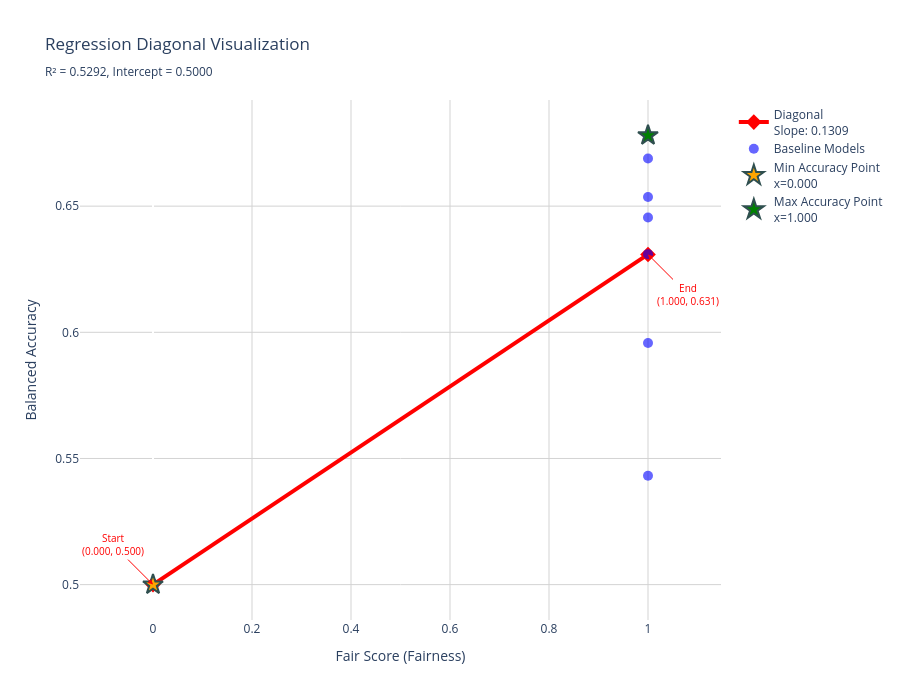

The code cell stored with this chart in its notebook:
### Markdown cell above
## 3. Baseline Modeling and Data Preparation

Instead of connecting the raw baseline points to form the trade-off curve, we will model the general trend using a **linear regression**. This provides a smoother, more generalized representation of the inherent trade-off between accuracy and fairness for the baseline models. We define a function `get_regression_diagonal` to handle this calculation.

### Code cell
import numpy as np
from sklearn.linear_model import LinearRegression

def get_regression_diagonal_with_threshold(baseline_df, method='accuracy_threshold', 
                                          accuracy_target=None, percentile=85, range_fraction=0.67):
    """
    Calculates the start and end coordinates of a linear regression line
    based on the baseline model performance.
    
    Args:
        baseline_df (pd.DataFrame): DataFrame containing 'fairness' and 'balanced_acc' columns
        method (str): Method to determine diagonal endpoint:
            - 'mean': End at mean of fairness values (simple, robust)
            - 'harmonic_mean': End at harmonic mean (heavily weights low values)
            - 'weighted_mean': End at 60% of range (compromise between min and max)
            - 'range_fraction': End at fraction of fairness range (e.g., 2/3)
            - 'accuracy_threshold': End at point where regression crosses target accuracy
            - 'percentile': End at specified percentile of fairness
            - 'mean_plus_2_sqrt': End at mean(fairness) + 2 * sqrt(Var(fairness)), clipped to range
        accuracy_target (float): Target accuracy for 'accuracy_threshold' method
        percentile (int): Percentile for 'percentile' method (default: 85)
        range_fraction (float): Fraction of range for 'range_fraction' method (default: 0.67)
    
    Returns:
        tuple: ((x1, y1), (x2, y2)) - start and end points of diagonal
    """
    # Prepare the data for scikit-learn
    X = baseline_df[['fairness']]
    y = baseline_df['balanced_acc']
    
    # Create and fit the linear regression model
    model = LinearRegression()
    model.fit(X, y)
    
    # Start point: minimum fairness value
    x1 = baseline_df['fairness'].min()
    y1 = model.predict([[x1]])[0]
    
    # Get fairness range
    fair_min = baseline_df['fairness'].min()
    fair_max = baseline_df['fairness'].max()
    fair_range = fair_max - fair_min
    
    # Determine end point based on method
    if method == 'mean':
        x2 = baseline_df['fairness'].mean()
        y2 = model.predict([[x2]])[0]
        
    elif method == 'harmonic_mean':
        fairness_values = baseline_df['fairness'].values
        fairness_safe = np.where(fairness_values == 0, 0.001, fairness_values)
        x2 = len(fairness_safe) / np.sum(1.0 / fairness_safe)
        y2 = model.predict([[x2]])[0]
        
    elif method == 'weighted_mean':
        x2 = 0.4 * fair_min + 0.6 * fair_max
        y2 = model.predict([[x2]])[0]
    
    elif method == 'range_fraction':
        x2 = fair_min + (fair_range * range_fraction)
        y2 = model.predict([[x2]])[0]
        
    elif method == 'accuracy_threshold':
        if accuracy_target is None:
            accuracy_target = np.percentile(baseline_df['balanced_acc'], 75)
        slope = model.coef_[0]
        intercept = model.intercept_
        if slope != 0:
            x2 = (accuracy_target - intercept) / slope
            x2 = np.clip(x2, fair_min, fair_max)
        else:
            x2 = baseline_df['fairness'].mean()
        y2 = model.predict([[x2]])[0]
        
    elif method == 'percentile':
        x2 = np.percentile(baseline_df['fairness'], percentile)
        y2 = model.predict([[x2]])[0]

    elif method == 'mean_plus_2_sqrt':
        # Compute mean and (population) variance of fairness
        mu = float(baseline_df['fairness'].mean())
        var = float(baseline_df['fairness'].var(ddof=0))  # population variance
        # Guard against tiny negative due to numerical precision
        var = max(var, 0.0)
        x2_raw = mu + 2.0 * np.sqrt(var)
        # Clip to observed range to stay inside the data domain
        x2 = float(np.clip(x2_raw, fair_min, fair_max))
        y2 = model.predict([[x2]])[0]
    
    else:
        raise ValueError(f"Unknown method: {method}")
    
    return (x1, y1), (x2, y2)


def visualize_regression_diagonal(baseline_df, title="Regression Diagonal Visualization"):
    """
    Visualizes the regression diagonal on a 2D plot of balanced_acc vs fair_score.
    
    Args:
        baseline_df (pd.DataFrame): DataFrame with 'fairness' and 'balanced_acc' columns
        title (str): Plot title
    
    Returns:
        plotly.graph_objects.Figure: Interactive plotly figure
    """
    # Get the diagonal coordinates
    (x1, y1), (x2, y2) = get_regression_diagonal_with_threshold(baseline_df, method='accuracy_threshold')
    
    # Fit the full regression line for visualization
    X = baseline_df[['fairness']]
    y = baseline_df['balanced_acc']
    model = LinearRegression()
    model.fit(X, y)
    
    # Create points for the full regression line
    x_range = np.linspace(baseline_df['fairness'].min(), baseline_df['fairness'].max(), 100)
    y_pred = model.predict(x_range.reshape(-1, 1))
    
    # Find min and max accuracy points
    min_acc_idx = y.idxmin()
    max_acc_idx = y.idxmax()
    
    fig = go.Figure()
    
    
    # Add the diagonal (red, thick)
    fig.add_trace(go.Scatter(
        x=[x1, x2],
        y=[y1, y2],
        mode='lines+markers',
        line=dict(color='red', width=4),
        marker=dict(size=12, color='red', symbol='diamond'),
        name=f'Diagonal<br>Slope: {model.coef_[0]:.4f}',
        showlegend=True,
        hovertemplate='<b>Diagonal Point</b><br>Fairness: %{x:.3f}<br>Balanced Acc: %{y:.3f}<extra></extra>'
    ))
    
    # Add all baseline points
    fig.add_trace(go.Scatter(
        x=baseline_df['fairness'],
        y=baseline_df['balanced_acc'],
        mode='markers',
        marker=dict(size=10, color='blue', opacity=0.6),
        name='Baseline Models',
        text=baseline_df.index,
        hovertemplate='<b>Model: %{text}</b><br>Fairness: %{x:.3f}<br>Balanced Acc: %{y:.3f}<extra></extra>'
    ))
    
    # Highlight min accuracy point
    fig.add_trace(go.Scatter(
        x=[baseline_df.loc[min_acc_idx, 'fairness']],
        y=[baseline_df.loc[min_acc_idx, 'balanced_acc']],
        mode='markers',
        marker=dict(size=15, color='orange', symbol='star', line=dict(width=2, color='darkslategrey')),
        name=f'Min Accuracy Point<br>x={x1:.3f}',
        showlegend=True,
        hovertemplate='<b>Min Accuracy</b><br>Fairness: %{x:.3f}<br>Balanced Acc: %{y:.3f}<extra></extra>'
    ))
    
    # Highlight max accuracy point
    fig.add_trace(go.Scatter(
        x=[baseline_df.loc[max_acc_idx, 'fairness']],
        y=[baseline_df.loc[max_acc_idx, 'balanced_acc']],
        mode='markers',
        marker=dict(size=15, color='green', symbol='star', line=dict(width=2, color='darkslategrey')),
        name=f'Max Accuracy Point<br>x={x2:.3f}',
        showlegend=True,
        hovertemplate='<b>Max Accuracy</b><br>Fairness: %{x:.3f}<br>Balanced Acc: %{y:.3f}<extra></extra>'
    ))
    
    # Add annotations for the diagonal endpoints
    fig.add_annotation(
        x=x1, y=y1,
        text=f"Start<br>({x1:.3f}, {y1:.3f})",
        showarrow=True,
        arrowhead=2,
        arrowcolor="red",
        ax=-40, ay=-40,
        font=dict(color="red", size=10)
    )
    
    fig.add_annotation(
        x=x2, y=y2,
        text=f"End<br>({x2:.3f}, {y2:.3f})",
        showarrow=True,
        arrowhead=2,
        arrowcolor="red",
        ax=40, ay=40,
        font=dict(color="red", size=10)
    )
    
    # Calculate R² score
    r2_score = model.score(X, y)
    
    fig.update_layout(
        title=f"{title}<br><sub>R² = {r2_score:.4f}, Intercept = {model.intercept_:.4f}</sub>",
        xaxis_title="Fair Score (Fairness)",
        yaxis_title="Balanced Accuracy",
        plot_bgcolor='white',
        showlegend=True,
        hovermode='closest',
        width=900,
        height=700
    )
    
    fig.update_xaxes(showgrid=True, gridwidth=1, gridcolor='lightgray')
    fig.update_yaxes(showgrid=True, gridwidth=1, gridcolor='lightgray')

    return fig


fig = visualize_regression_diagonal(baseline_df)
fig.show()
# --- Prepare data for FAIREA analysis ---

# Extract raw baseline scores for normalization
base_accuracy = baseline_df['balanced_acc'].to_numpy()
base_fairness = baseline_df['fairness'].to_numpy()

# Create the dictionary of mitigation methods
methods = {
    row['model_clean']: (row['balanced_acc'], row['fairness']) 
    for _, row in methods_df.iterrows()
}

### Figure 1 — Plotly figure (JSON) as saved in the notebook; plotly's stock layout.template omitted (floating-point values rounded to 4 significant figures)
{"data": [{"hovertemplate": "<b>Diagonal Point</b><br>Fairness: %{x:.3f}<br>Balanced Acc: %{y:.3f}<extra></extra>", "line": {"color": "red", "width": 4}, "marker": {"color": "red", "size": 12, "symbol": "diamond"}, "mode": "lines+markers", "name": "Diagonal<br>Slope: 0.1309", "showlegend": true, "type": "scatter", "x": [0, 1], "y": [0.5, 0.6309]}, {"hovertemplate": "<b>Model: %{text}</b><br>Fairness: %{x:.3f}<br>Balanced Acc: %{y:.3f}<extra></extra>", "marker": {"color": "blue", "opacity": 0.6, "size": 10}, "mode": "markers", "name": "Baseline Models", "text": [0, 1, 2, 3, 4, 5, 6, 7], "type": "scatter", "x": [0, 1, 1, 1, 1, 1, 1, 1], "y": [0.5, 0.678, 0.5957, 0.631, 0.6689, 0.6537, 0.5432, 0.6455]}, {"hovertemplate": "<b>Min Accuracy</b><br>Fairness: %{x:.3f}<br>Balanced Acc: %{y:.3f}<extra></extra>", "marker": {"color": "orange", "line": {"color": "darkslategrey", "width": 2}, "size": 15, "symbol": "star"}, "mode": "markers", "name": "Min Accuracy Point<br>x=0.000", "showlegend": true, "type": "scatter", "x": [0], "y": [0.5]}, {"hovertemplate": "<b>Max Accuracy</b><br>Fairness: %{x:.3f}<br>Balanced Acc: %{y:.3f}<extra></extra>", "marker": {"color": "green", "line": {"color": "darkslategrey", "width": 2}, "size": 15, "symbol": "star"}, "mode": "markers", "name": "Max Accuracy Point<br>x=1.000", "showlegend": true, "type": "scatter", "x": [1], "y": [0.678]}], "layout": {"annotations": [{"arrowcolor": "red", "arrowhead": 2, "ax": -40, "ay": -40, "font": {"color": "red", "size": 10}, "showarrow": true, "text": "Start<br>(0.000, 0.500)", "x": 0, "y": 0.5}, {"arrowcolor": "red", "arrowhead": 2, "ax": 40, "ay": 40, "font": {"color": "red", "size": 10}, "showarrow": true, "text": "End<br>(1.000, 0.631)", "x": 1, "y": 0.6309}], "height": 700, "hovermode": "closest", "plot_bgcolor": "white", "showlegend": true, "title": {"text": "Regression Diagonal Visualization<br><sub>R² = 0.5292, Intercept = 0.5000</sub>"}, "width": 900, "xaxis": {"gridcolor": "lightgray", "gridwidth": 1, "showgrid": true, "title": {"text": "Fair Score (Fairness)"}}, "yaxis": {"gridcolor": "lightgray", "gridwidth": 1, "showgrid": true, "title": {"text": "Balanced Accuracy"}}}}
